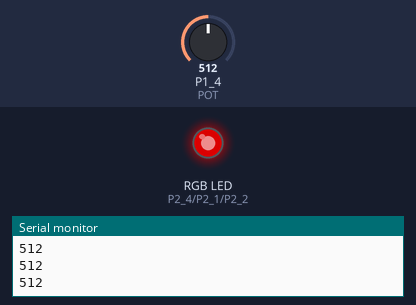
A sketch run on a simulated TI MSP430 LaunchPad. Shown: an RGB LED mixed from three pins (HIGH = lit), the last lines printed to the serial monitor. The inputs (shaded band) are chosen by the test bench; at power-on: P1_4 (POT) = 512. Dim RGB values are drawn brighter than linear.

Above: at 2.2 s.
2.3 s: P1_4 (POT) set to 716
At 3.7 s:
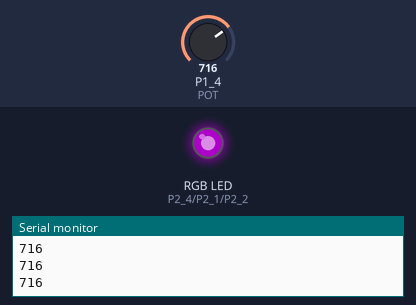
4.0 s: P1_4 (POT) set to 900
At 4.4 s:
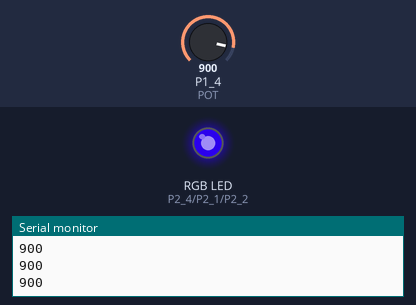
5.6 s: P1_4 (POT) set to 1023
At 6.4 s:
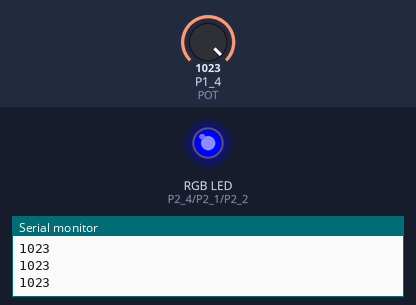
7.2 s: P1_4 (POT) set to 511
At 8.4 s:
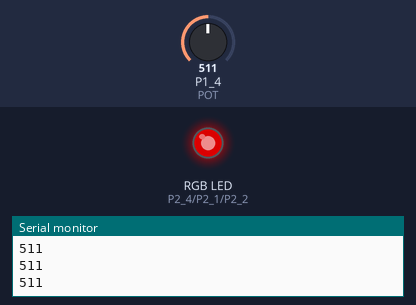
8.8 s: P1_4 (POT) set to 306
At 10.1 s:
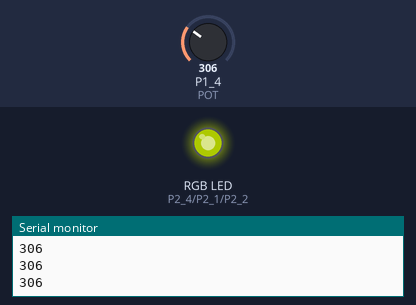
10.4 s: P1_4 (POT) set to 137
At 11.2 s:
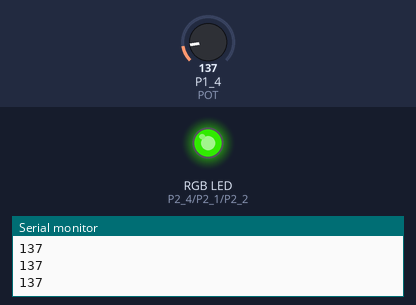
Timing chart, 0 to 13.1 s (numbered marks = the images above; inputs shaded):
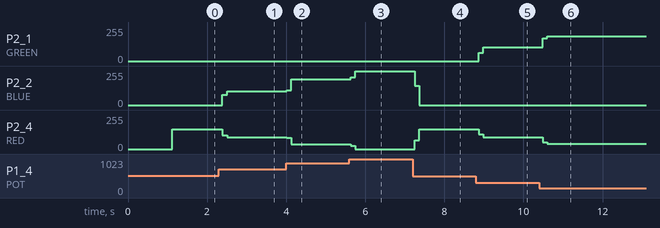

Measured:
- after the input at 2.3 s, P2_2 (BLUE): 0/255 → 78/255 after 0.09 s, → 102/255 0.12 s later; P2_4 (RED): 147/255 → 102/255 after 0.09 s, → 88/255 0.12 s later
- after the input at 4.0 s, P2_2 (BLUE): 102/255 → 109/255 at once, → 194/255 0.12 s later; P2_4 (RED): 88/255 → 84/255 at once, → 35/255 0.12 s later
- after the input at 5.6 s, P2_2 (BLUE): 194/255 → 209/255 at once, → 255/255 0.12 s later; P2_4 (RED): 35/255 → 26/255 at once, → 0/255 0.12 s later
- after the input at 7.2 s, P2_2 (BLUE): 255/255 → 143/255 after 0.05 s, → 0/255 0.12 s later; P2_4 (RED): 0/255 → 64/255 after 0.05 s, → 147/255 0.12 s later
- after the input at 8.8 s, P2_1 (GREEN): 0/255 → 63/255 after 0.07 s, → 102/255 0.12 s later; P2_4 (RED): 147/255 → 110/255 after 0.07 s, → 88/255 0.12 s later
- after the input at 10.4 s, P2_1 (GREEN): 102/255 → 170/255 after 0.09 s, → 187/255 0.12 s later; P2_4 (RED): 88/255 → 49/255 after 0.09 s, → 39/255 0.12 s later

The sketch:

lampa_basic.ino
```cpp
/*
TODO
*/
//#include "math.h"
//hardware  definitions
const int RED = P2_4;
const int BLUE = P2_2;
const int GREEN = P2_1;
const int POT = A4;

//processing definitions
long int POT_Zero = 0;
const int POT_res = 50;
const int RED_max = 147; // int (1.9 V / 3.3 V * 255)

const int samples = 1024;   //length for POT sampling


int red, green, blue;

//function signatures
void set_LED(int red, int green, int blue);
long int samplePOT();
void change_mode_func();

long int oldVal = 0;
long int delta;
// the setup routine runs once when you press reset:
void setup() {
    Serial.begin(9600);
    delay(1000);
}


// the loop routine runs over and over again forever:
void loop() {
  long int val = samplePOT();
  delta = val - oldVal;
  //check if let go
  if ( delta < -oldVal / 2){
    //Serial.print("true ");
    val = 0;
  }


  //  Serial.print("old "); Serial.print(oldVal); Serial.print( "; new ");

  oldVal = val;
  Serial.println(val);

  if (val > POT_res){// if input from the pot

      //compute colour
      if (val < 512){
          green = 255 - val / 2;
          red = val / 2;
          blue = 0;
      }
      else{
          val -= 512;
          green = 0;
          red = 255 - val/2;
          blue = val / 2;
      }


      //set LED to colour
      set_LED(red, green, blue);
  }

  delay(1);

 }

 void set_LED(int red, int green, int blue){
   // set an RGB LED to a colour
   analogWrite(RED, red * RED_max / 255);
   analogWrite(GREEN, green);
   analogWrite(BLUE, blue);
 };

long int samplePOT (){
     long int sum = 0;
     for(int i=0; i < samples; ++i){
         //readings[i] = analogRead(POT);
         sum += analogRead(POT);
     }
     return sum / samples;
}
```
